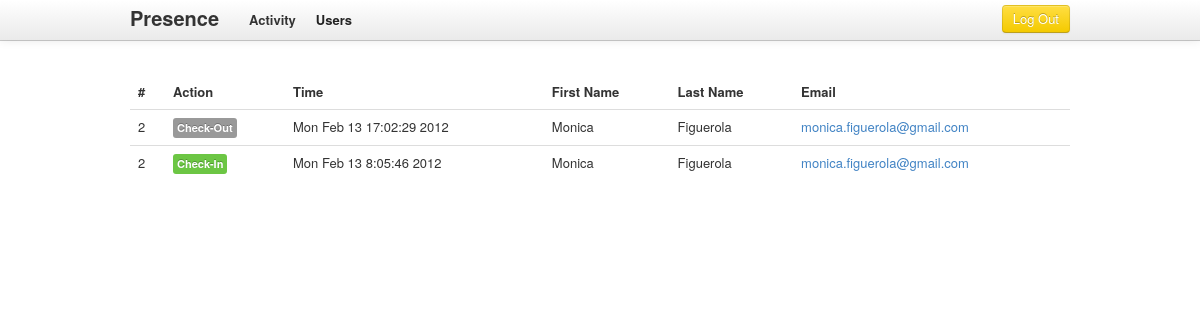
/admin/activity/ (signed in), run on the app's committed database.
### tables this page shows
CREATE TABLE IF NOT EXISTS `presence_activity` (
  `id` int(11) NOT NULL AUTO_INCREMENT,
  `userid` varchar(250) NOT NULL,
  `action` varchar(50) NOT NULL,
  `timestamp` int(15) NOT NULL,
  `computed` tinyint(1) NOT NULL,
  PRIMARY KEY (`id`)
);

CREATE TABLE IF NOT EXISTS `presence_users` (
  `id` int(11) NOT NULL AUTO_INCREMENT,
  `email` varchar(150) NOT NULL,
  `password` varchar(50) NOT NULL,
  `role` varchar(20) NOT NULL,
  `firstname` varchar(200) NOT NULL,
  `lastname` varchar(300) NOT NULL,
  `mac` varchar(20) NOT NULL,
  PRIMARY KEY (`id`)
);

### public/index.php (called while the page is built, shortened)
<?php
require_once (ROOT . '/config/config.php');
global $CONFIG;
$dependencies = new DependencyContainer($CONFIG);
$url = isset($_GET['url']) ? $_GET['url'] : null;
$role = isset($_SESSION['role']) ? $_SESSION['role'] : null;
if ($url == null && $role == null) {
    $controller = "AuthController";
    $action = "asklogin";
    $url_params = array();
} else if ($url == null && isset($role)) {
    $controller = ucfirst($role) . 'Controller';
    $action = 'activity';
    $url_params = array();
} else {
    $url_params = explode('/', $url);
    $controller = ucfirst(array_shift($url_params));
    $action = $url_params[0] == null ? 'activity' : array_shift($url_params);
}
$extra_params = $_POST;
new $controller($dependencies, $action, array_merge($url_params, $extra_params));

### config/config.php (called while the page is built, shortened)
<?php
$CONFIG = new stdClass();
$CONFIG->wwwroot = 'http://localhost/presence-manager/';

### lib/DB.php (called while the page is built, shortened)
<?php
class DB {
	static function getAllRecords($db, $sql, $params){
		$st = $db->prepare($sql);
        $st->execute($params);
        return $st->fetchAll(PDO::FETCH_ASSOC);
	}
}

### app/models/ActivityModel.php (called while the page is built, shortened)
<?php
class ActivityModel extends Model {
    public function __construct($dependencies) {
        $this->_table = 'presence_activity';
    }
    public function get_all_activity() {
		$sql = "SELECT pu.id, pa.userid, pa.action, pa.timestamp, pu.firstname, pu.lastname, pu.email
				FROM " . $this->_table . " pa
				JOIN presence_users pu ON pa.userid = pu.id
				ORDER BY pa.timestamp DESC";
		return DB::getAllRecords($this->_db, $sql, null);
    }
}

### app/controllers/AdminController.php (called while the page is built, shortened)
<?php
class AdminController extends Controller {
    private $_activity_model;
    public function __construct($dependencies, $action, $params) {
        global $CONFIG;
        $this->_dependencies = $dependencies;
        $this->_activity_model = new ActivityModel($this->_dependencies);
        if ($this->check_role('admin') && method_exists($this, $action)) {
            $this->$action($params);
        } else {
            Helper::redirect($CONFIG->wwwroot . '/error/notfound');
        }
    }
    public function activity() {
        $this->_view = new AdminActivityView($this->_activity_model->get_all_activity());
    }
}

### lib/DependencyContainer.php (called while the page is built)
<?php
class DependencyContainer {
    private $_instances = array();
    private $_params = array();
    public function __construct($params) {
        $this->_params = $params;
    }
    public function get_db() {
        if (empty($this->_instances['db']) ||
                !is_a($this->_instances, 'PDO')) {
            $this->_instances['db'] = new PDO(
                            "mysql:host=" . $this->_params->dbhost . ";
                 dbname=" . $this->_params->dbname,
                            $this->_params->dbuser,
                            $this->_params->dbpassword
            );
        }
        return $this->_instances['db'];
    }
}

### app/model.class.php (called while the page is built, shortened)
<?php
class Model{
    public function __construct($dependencies){
        $this->_db = $dependencies->get_db();
    }
}

### lib/Helper.php (called while the page is built, shortened)
<?php
class Helper{
	static function get_event_description($event) {
        switch ($event) {
            case 'checkin': return 'Check-In';
            case 'checkout': return 'Check-Out';
		}
	}
    static function get_label_for_action($action){
       switch ($action) {
            case 'checkin': return 'label-success';
            case 'checkout': return '';
		}
    }
}

### app/views/admin/AdminActivityView.php (the view, shortened to what this page needs)
<?php
class AdminActivityView extends View {
    private $_entries;
    public function __construct($entries, $alert = null) {
        $this->_entries = $entries;
    }
    public function menu() {
        global $CONFIG;
        return '
			<ul class="nav">
				<li class="active"><a href="' . $CONFIG->wwwroot. '/admin/activity">Activity</a></li>
                <li><a href="' . $CONFIG->wwwroot . '/admin/users">Users</a></li>
            </ul>
            <ul class="nav pull-right">
				<a class="btn btn-warning" href="' . $CONFIG->wwwroot . '/auth/logout">Log Out</a>
            </ul>';
    }
    public function content() {
        global $CONFIG;
        $activity_table_content = '';
        if (!empty($this->_entries)) {
            foreach ($this->_entries as $entry) {
                $activity_table_content .=
                '<tr>
					<td>' . $entry['id'] . '</td>
					<td><span class="label ' . Helper::get_label_for_action($entry['action']). '">' . Helper::get_event_description($entry['action']) . '</span></td>
					<td>' . date('D M j G:i:s Y', $entry['timestamp']) . '</td>
					<td>' . utf8_encode($entry['firstname']) . '</td>
                    <td>' . utf8_encode($entry['lastname']) . '</td>
					<td><a href="'.$CONFIG->wwwroot.'/admin/user_details/'.$entry['id'].'">' . $entry['email'] . '</a></td>
				 </tr>
				';
            }
        }
        return '
        <section id="activity">
        '.$this->_alert.'
            <table class="table">
                <thead>
                    <tr>
                        <th>#</th>
                        <th>Action</th>
                        <th>Time</th>
                        <th>First Name</th>
                        <th>Last Name</th>
                        <th>Email</th>
                    </tr>
                </thead>
                <tbody>' . $activity_table_content . '
                </tbody>
            </table>
        </section>';
    }
}

### public/css/presence.css (style rules this page uses)
html { overflow-y:scroll; }
body { padding-top:75px; }

### data on the page
presence_activity: userid "2", action "Check-Out", timestamp "Mon Feb 13 17:02:29 2012", userid.firstname "Monica", userid.lastname "Figuerola", userid.email "monica.figuerola@gmail.com"
presence_activity: userid "2", action "Check-In", timestamp "Mon Feb 13 8:05:46 2012", userid.firstname "Monica", userid.lastname "Figuerola", userid.email "monica.figuerola@gmail.com"

### other printed values
$STRINGS['brand'] "Presence"
